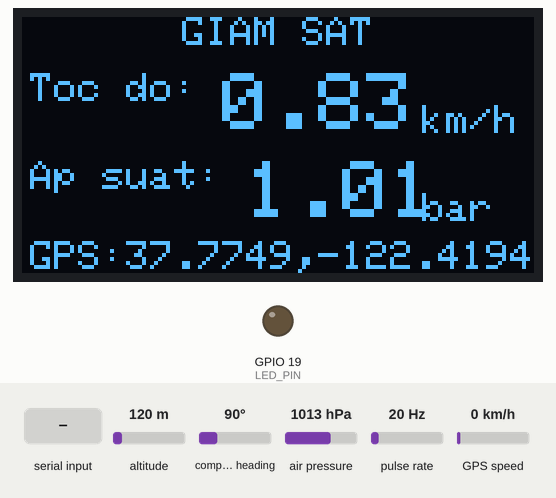
Bench run of a sketch on a simulated ESP32. Parts: 128×64 one-colour display, output pins drawn as LEDs (lit = HIGH). Wiring (inferred from the names in the program): pulse sensor: data GPIO 34. The test bench sets the inputs (shaded band); at power-on: air pressure 1013 hPa, altitude 120 m, compass heading 90°, pulse rate 20 Hz, GPS speed 0 km/h. WiFi joins after 1.5 s; servers stay silent unless stated; the GPS gets a fix after 3 s at 37.7749, -122.4194 with 8 satellites; what the sketch prints to the serial monitor is not drawn.

Above: at 3.6 s.
3.7 s: air pressure set to 1001 hPa
At 5.2 s:
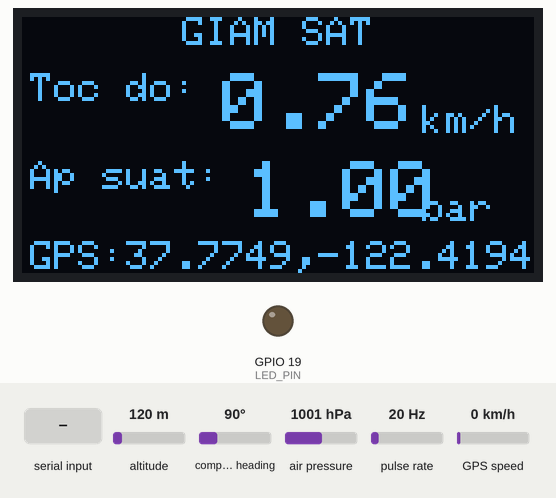
7.8 s: air pressure set to 997 hPa
At 8.57 s:
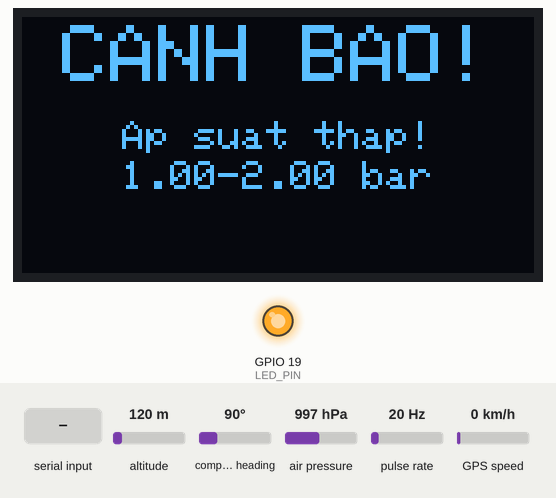
10.2 s: air pressure set to 1025 hPa
At 10.6 s:
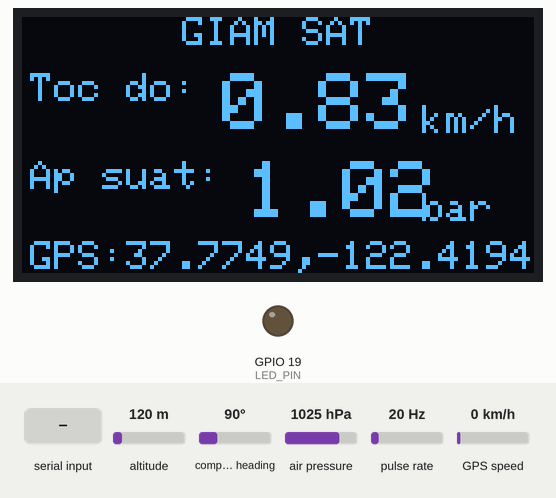
12.2 s: "90 45\n" received over Serial
At 12.7 s:
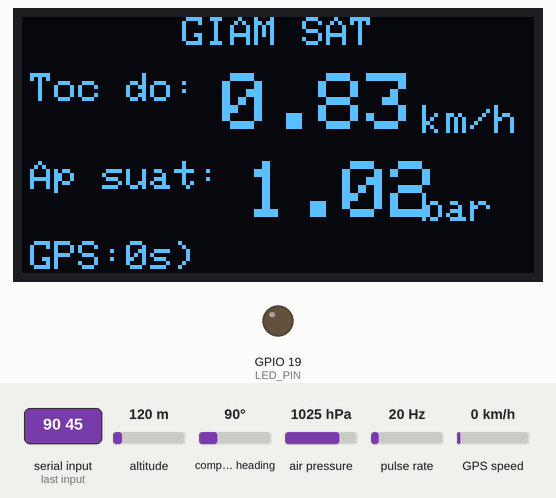
Timing chart, 0 to 15.2 s (numbered marks = the images above; inputs shaded):
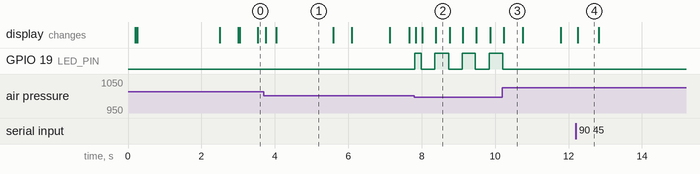

The sketch:

main3.ino
```cpp
// demo thực tế

#include <Arduino.h>
#include <Wire.h>
#include <WiFi.h>
#include <ArduinoJson.h>
#include <WebSocketsClient.h>
#include <Adafruit_GFX.h>
#include <Adafruit_SSD1306.h>

#include <Adafruit_BMP085.h>   // BMP180 compatible
#include <Adafruit_Sensor.h>
#include <TinyGPSPlus.h>

// ================== WiFi / WebSocket ==================
const char* WIFI_SSID = "P4";          // <-- WiFi
const char* WIFI_PASS = "p45024ltm";   // <-- WiFi

// ws://<PC-IP>:3000/ws
const char* WS_HOST = "192.168.1.15";   // <-- IP PC chạy server
const uint16_t WS_PORT = 3000;
const char* WS_PATH = "/ws";

const char* LICENSE_PLATE = "72F-345.67";

// ================== OLED / LED ==================
#define LED_PIN 19
#define SCREEN_WIDTH 128
#define SCREEN_HEIGHT 64
#define OLED_RESET -1
Adafruit_SSD1306 display(SCREEN_WIDTH, SCREEN_HEIGHT, &Wire, OLED_RESET);

// ================== Encoder (GPIO34) ==================
// Ghi chú: GPIO34 input-only, không có pull-up nội -> cần kéo lên/kéo xuống ngoài nếu đầu ra encoder là dạng hở
#define ENC_PIN               34
#define PULSES_PER_REV        20        // <-- số xung/vòng theo encoder của bạn
#define SAMPLE_MS             500       // khoảng lấy mẫu tốc độ
#define MIN_PULSE_US          200       // lọc nhiễu biên
#define WHEEL_CIRCUMFERENCE_M 0.21f     // <-- chu vi bánh/đĩa (m)

volatile uint32_t encPulseCount = 0;
volatile uint32_t encLastPulseUs = 0;
void IRAM_ATTR onEncPulse() {
  uint32_t nowUs = micros();
  if (nowUs - encLastPulseUs >= MIN_PULSE_US) {
    encPulseCount++;
    encLastPulseUs = nowUs;
  }
}

// ================== BMP180 (I2C) ==================
Adafruit_BMP085 bmp;

// ================== GPS (UART2) ==================
#define GPS_RX 16   // ESP32 RX2  ← TX GPS
#define GPS_TX 17   // ESP32 TX2  → RX GPS
#define GPS_BAUD 9600
HardwareSerial SerialGPS(2);
TinyGPSPlus gps;

// ================== Trạng thái & ngưỡng ==================
WebSocketsClient ws;
bool wsConnected = false;

float speed_kmh    = 0.0f;   // từ encoder
float pressure_bar = 0.0f;   // từ BMP180

// Ngưỡng áp suất (cục bộ cho OLED/LED)
float PRESSURE_LIMIT_MIN = 1.00f;  // bar
float PRESSURE_LIMIT_MAX = 2.00f;  // bar

// GPS: current + last-fix
bool   gpsFix = false;          // có fix hiện tại?
double curLat = 0.0, curLng = 0.0;
double lastLat = 0.0, lastLng = 0.0;
unsigned long lastFixMs = 0;    // thời điểm có fix lần gần nhất (millis)

// ================== Toạ độ nhập tay qua Serial ==================
bool   manualCoord = false;
double manualLat   = 0.0;
double manualLng   = 0.0;

// Phản hồi server cho tốc độ
bool  srv_overMax = false;
bool  srv_underMin = false;
int   srv_limit_kmh = -1;
int   srv_min_kmh   = -1;
String srv_note;

const uint32_t SEND_INTERVAL_MS = 400;
uint32_t lastSendMs = 0;

const uint32_t BLINK_INTERVAL_MS = 350;
uint32_t lastBlinkMs = 0;
bool blinkOn = false;

// ================== Helpers hiển thị ==================
void drawCenteredText(const String &text, int16_t y, uint8_t textSize = 1) {
  int16_t x1, y1; uint16_t w, h;
  display.setTextSize(textSize);
  display.getTextBounds(text, 0, y, &x1, &y1, &w, &h);
  int16_t x = (SCREEN_WIDTH - (int16_t)w) / 2;
  display.setCursor(x, y);
  display.print(text);
}
void drawCenteredLines(const String lines[], uint8_t count, int16_t startY, uint8_t textSize = 1, uint8_t spacing = 10) {
  for (uint8_t i = 0; i < count; i++) drawCenteredText(lines[i], startY + i * spacing, textSize);
}
void updateBlink() {
  uint32_t now = millis();
  if (now - lastBlinkMs >= BLINK_INTERVAL_MS) { lastBlinkMs = now; blinkOn = !blinkOn; }
}

// ================== Màn hình ==================
void showNormal(bool showGpsLine = true) {
  display.clearDisplay();
  display.setTextColor(SSD1306_WHITE);
  drawCenteredText(F("GIAM SAT"), 0, 1);

  // Tốc độ
  display.setTextSize(1);
  display.setCursor(2, 14); display.print(F("Toc do: "));
  display.setTextSize(2);   display.print(speed_kmh, 2);
  display.setTextSize(1);   display.setCursor(100, 22); display.print(F("km/h"));

  // Áp suất
  display.setTextSize(1);
  display.setCursor(2, 36); display.print(F("Ap suat: "));
  display.setTextSize(2);   display.print(pressure_bar, 2);
  display.setTextSize(1);   display.setCursor(100, 44); display.print(F("bar"));

  // GPS dòng trạng thái
  if (showGpsLine) {
    display.setTextSize(1);
    display.setCursor(2, 56);
    if (gpsFix) {
      display.print(F("GPS:"));
      display.print(curLat, 4);
      display.print(",");
      display.print(curLng, 4);
    } else {
      unsigned long age = (millis() - lastFixMs) / 1000;
      display.print(F("GPS:"));
      display.print(age);
      display.print(F("s)"));
    }
  }

  display.display();
}

void showAlert() {
  bool pressHigh = (pressure_bar > PRESSURE_LIMIT_MAX);
  bool pressLow  = (pressure_bar < PRESSURE_LIMIT_MIN);
  bool spdAlert  = (srv_overMax || srv_underMin);
  bool prsAlert  = (pressHigh || pressLow);

  display.clearDisplay();

  if (blinkOn) {
    display.setTextColor(SSD1306_WHITE);
    drawCenteredText(F("CANH BAO!"), 2, 2);
  }

  String lines[6];
  uint8_t n = 0;

  if (prsAlert && !spdAlert) {
    if (pressHigh) lines[n++] = "Ap suat cao!";
    if (pressLow)  lines[n++] = "Ap suat thap!";
    lines[n++] = String(PRESSURE_LIMIT_MIN,2) + "-" + String(PRESSURE_LIMIT_MAX,2) + " bar";
  }
  else if (spdAlert && !prsAlert) {
    if (srv_overMax)  lines[n++] = "Qua toc do!";
    if (srv_underMin) lines[n++] = "Toc do thap!";
    if (srv_limit_kmh >= 0) lines[n++] = String("Max: ") + srv_limit_kmh + " km/h";
  }
  else if (spdAlert && prsAlert) {
    if (srv_overMax)  lines[n++] = "Qua toc do!";
    if (srv_underMin) lines[n++] = "Toc do thap!";
    if (srv_limit_kmh >= 0) lines[n++] = String("Max: ") + srv_limit_kmh + " km/h";
    if (pressHigh) lines[n++] = "Ap suat cao!";
    if (pressLow)  lines[n++] = "Ap suat thap!";
    lines[n++] = String(PRESSURE_LIMIT_MIN,2) + "-" + String(PRESSURE_LIMIT_MAX,2) + " bar";
  }
  else {
    lines[n++] = "Dang xu ly...";
  }

  display.setTextColor(SSD1306_WHITE);
  display.setTextSize(1);
  drawCenteredLines(lines, n, 26, 1, 10);
  display.display();
}

// ================== LED ==================
void updateLED() {
  bool pressHigh = (pressure_bar > PRESSURE_LIMIT_MAX);
  bool pressLow  = (pressure_bar < PRESSURE_LIMIT_MIN);
  bool alert = srv_overMax || srv_underMin || pressHigh || pressLow;
  digitalWrite(LED_PIN, (alert && blinkOn) ? HIGH : LOW);
}

// ================== WebSocket ==================
void handleWSMessage(const String& msg) {
  StaticJsonDocument<512> d;
  DeserializationError err = deserializeJson(d, msg);
  if (err) { Serial.print(F("[WS] JSON err: ")); Serial.println(err.c_str()); return; }
  if (d.containsKey("error")) { Serial.print(F("[WS] Error: ")); Serial.println((const char*)d["error"]); return; }
  if (d["type"] && String((const char*)d["type"]) != "compare_result") return;

  srv_limit_kmh = d["limitKmh"].isNull() ? -1 : (int)d["limitKmh"].as<int>();
  srv_min_kmh   = d["minKmh"].isNull() ? -1 : (int)d["minKmh"].as<int>();
  srv_overMax   = d["overMax"]  | false;
  srv_underMin  = d["underMin"] | false;
  srv_note      = d["note"]     | "";

  Serial.printf("[WS<-] limit=%d min=%d over=%d under=%d note=%s\n",
    srv_limit_kmh, srv_min_kmh, srv_overMax, srv_underMin, srv_note.c_str());
}

void onWSEvent(WStype_t type, uint8_t * payload, size_t length) {
  switch (type) {
    case WStype_CONNECTED:   wsConnected = true;  Serial.println(F("[WS] Connected")); break;
    case WStype_DISCONNECTED:wsConnected = false; Serial.println(F("[WS] Disconnected")); break;
    case WStype_TEXT: {
      String msg((char*)payload, length);
      handleWSMessage(msg);
      break;
    }
    case WStype_PING:  Serial.println(F("[WS] PING"));  break;
    case WStype_PONG:  Serial.println(F("[WS] PONG"));  break;
    default: break;
  }
}

void sendWS() {
  uint32_t now = millis();
  if (!wsConnected || (now - lastSendMs < SEND_INTERVAL_MS)) return;
  lastSendMs = now;

  double sendLat, sendLng;

  if (manualCoord) {
    // Ưu tiên toạ độ do bạn nhập từ Serial
    sendLat = manualLat;
    sendLng = manualLng;
  } else if (!gpsFix && lastFixMs == 0) {
    // demo: nếu chưa có gì cả thì dùng toạ độ cố định
    sendLat = 21.0278;
    sendLng = 105.8342;
  } else {
    sendLat = gpsFix ? curLat : lastLat;
    sendLng = gpsFix ? curLng : lastLng;
  }

  unsigned long fixAgeMs = (lastFixMs == 0) ? (unsigned long)UINT32_MAX : (millis() - lastFixMs);

  StaticJsonDocument<256> doc;
  doc["lat"] = sendLat;
  doc["lng"] = sendLng;
  doc["gpsFix"] = gpsFix;
  doc["fixAgeMs"] = fixAgeMs;
  doc["speedKmh"] = speed_kmh;
  doc["pressureBar"] = pressure_bar;
  doc["margin"] = 5;
  doc["licensePlate"] = LICENSE_PLATE;  // nếu bạn đã thêm biển số

  String out; serializeJson(doc, out);
  ws.sendTXT(out);
}


// ================== Đọc cảm biến ==================
void pollGPS() {
  while (SerialGPS.available()) gps.encode(SerialGPS.read());

  bool validLoc = gps.location.isValid();
  if (gps.location.isUpdated() && validLoc) {
    curLat = gps.location.lat();
    curLng = gps.location.lng();
    gpsFix = true;
    lastLat = curLat;
    lastLng = curLng;
    lastFixMs = millis();
  } else if (!validLoc) {
    gpsFix = false;
  }
}

bool readPressureBMP180(float &barOut) {
  // readPressure() trả Pa; trả 0 nếu lỗi
  int32_t Pa = bmp.readPressure();
  if (Pa <= 0) return false;
  barOut = Pa / 100000.0f; // Pa -> bar
  return true;
}

// ================== Nhập toạ độ & data từ Serial ==================
void handleSerialCoordinateInput() {
  if (!Serial.available()) return;

  static String line;
  while (Serial.available()) {
    char c = Serial.read();
    if (c == '\r') continue;

    if (c == '\n') {
      line.trim();
      if (line.length() > 0) {
        // Đổi dấu phẩy thành khoảng trắng để dễ tách
        line.replace(',', ' ');

        float vals[4];
        int count = 0;

        int idx = 0;
        while (idx < line.length() && count < 4) {
          int next = line.indexOf(' ', idx);
          if (next < 0) next = line.length();
          String token = line.substring(idx, next);
          token.trim();
          if (token.length() > 0) {
            vals[count++] = token.toFloat();
          }
          idx = next + 1;
        }

        // vals[0] = lat, vals[1] = lng, vals[2] = speed, vals[3] = pressure

        if (count >= 2) {
          double lat = vals[0];
          double lng = vals[1];

          // Không check quá chặt, chỉ tránh đều =0
          if (lat != 0.0 || lng != 0.0) {
            manualLat = lat;
            manualLng = lng;
            manualCoord = true;      // bật cờ dùng toạ độ nhập tay
            gpsFix = false;          // để dễ phân biệt trên OLED nếu muốn
            lastLat = lat;
            lastLng = lng;
            lastFixMs = millis();

            Serial.print(F("[SER] Manual coord set: "));
            Serial.print(lat, 6);
            Serial.print(F(", "));
            Serial.println(lng, 6);
          } else {
            Serial.println(F("[SER] Invalid coord (both 0)"));
          }
        }

        if (count >= 3) {
          speed_kmh = vals[2];
          Serial.print(F("[SER] Manual speed_kmh = "));
          Serial.println(speed_kmh, 2);
        }

        if (count >= 4) {
          pressure_bar = vals[3];
          Serial.print(F("[SER] Manual pressure_bar = "));
          Serial.println(pressure_bar, 2);
        }
      }
      line = "";
    } else {
      // giới hạn độ dài dòng tránh tràn
      if (line.length() < 80) line += c;
    }
  }
}


// ================== Setup / loop ==================
void setup() {
  Serial.begin(115200); delay(200);
  pinMode(LED_PIN, OUTPUT); digitalWrite(LED_PIN, LOW);

  // I2C (OLED + BMP180)
  Wire.begin(21, 22);  // SDA=21, SCL=22

  // OLED
  if (!display.begin(SSD1306_SWITCHCAPVCC, 0x3C)) {
    Serial.println(F("[ERR] OLED not found (0x3C)!"));
    for(;;);
  }
  display.clearDisplay(); display.setTextSize(2); display.setTextColor(SSD1306_WHITE);
  drawCenteredText(F("Starting"), 22, 2); display.display(); delay(600);

  // BMP180
  if (!bmp.begin()) {
    Serial.println(F("[ERR] BMP180 not found (0x77)!"));
  } else {
    Serial.println(F("[BMP180] OK"));
  }

  // GPS UART2
  SerialGPS.begin(GPS_BAUD, SERIAL_8N1, GPS_RX, GPS_TX);
  Serial.println(F("[GPS] UART2 started"));

  // WiFi
  WiFi.mode(WIFI_STA);
  WiFi.begin(WIFI_SSID, WIFI_PASS);
  Serial.print("[WiFi] Connecting");
  uint32_t t0 = millis();
  while (WiFi.status() != WL_CONNECTED && millis() - t0 < 12000) { delay(400); Serial.print("."); }
  Serial.println();
  if (WiFi.status() == WL_CONNECTED) { Serial.print("[WiFi] "); Serial.println(WiFi.localIP()); }
  else { Serial.println("[WiFi] Offline."); }

  // WebSocket
  ws.onEvent(onWSEvent);
  ws.begin(WS_HOST, WS_PORT, WS_PATH);
  ws.setReconnectInterval(2000);
  ws.enableHeartbeat(15000, 3000, 2);

  // Encoder
  pinMode(ENC_PIN, INPUT); // cần phần cứng kéo lên/kéo xuống phù hợp
  attachInterrupt(digitalPinToInterrupt(ENC_PIN), onEncPulse, RISING);
}

void loop() {
  // 1) Nhấp nháy + WS
  updateBlink();
  ws.loop();

  // 2) Cập nhật GPS + BMP180
  pollGPS();

  // CHỈ đọc cảm biến áp suất thật nếu KHÔNG nhập tay
  if (!manualCoord) {
    float pbar;
    if (readPressureBMP180(pbar)) {
      pressure_bar = pbar;
    }
  }

  // 3) Tính tốc độ từ encoder mỗi SAMPLE_MS
  static uint32_t lastCalcMs = 0;
  uint32_t nowMs = millis();
  if (nowMs - lastCalcMs >= SAMPLE_MS) {
    lastCalcMs = nowMs;

    // CHỈ tính tốc độ encoder nếu KHÔNG nhập tay
    if (!manualCoord) {
      noInterrupts();
      uint32_t pulses = encPulseCount;
      encPulseCount = 0;
      interrupts();

      float revolutions = (float)pulses / (float)PULSES_PER_REV;
      float rps = revolutions * (1000.0f / (float)SAMPLE_MS);
      float v_mps = rps * WHEEL_CIRCUMFERENCE_M;
      speed_kmh = v_mps * 3.6f;

      Serial.printf("[ENC] Real: %.2f km/h | Press: %.2f bar\n", speed_kmh, pressure_bar);
    } else {
      // (Tuỳ chọn) In ra log nhắc nhở đang ở chế độ Manual
      // Serial.printf("[MANUAL] Sim: %.2f km/h | Press: %.2f bar\n", speed_kmh, pressure_bar);
    }
  }

  handleSerialCoordinateInput();

  // 4) Gửi WS
  sendWS();

  // 5) Hiển thị + LED
  bool pressHigh = (pressure_bar > PRESSURE_LIMIT_MAX); // > 2.0 bar
  bool pressLow  = (pressure_bar < PRESSURE_LIMIT_MIN); // < 1.0 bar
  bool anyAlert  = srv_overMax || srv_underMin || pressHigh || pressLow;

  updateLED();
  if (anyAlert) showAlert(); else showNormal(true);

  delay(10);
}
```

Measured:
- the behaviour switches between 1000 and 999 hPa on air pressure (found by bisection; images 1 and 2)
- after the input at 3.7 s, the display: first changes after 0.05 s (image 1 shows a later state)
- after the input at 7.8 s, GPIO 19 (LED_PIN): LOW → HIGH at once, then repeats every 0.74 s: LOW 0.36 s, HIGH 0.38 s; the display: changes at once (image 2)
- after the input at 10.2 s, GPIO 19 (LED_PIN): goes on until 10.2 s, then stays LOW; the display: changes at once (image 3)
- after the input at 12.2 s, the display: changes after 0.06 s (image 4)
- what the display in image 1 shows lasts 1.6 s, from 4.0 s to 5.6 s
- what the display in image 3 shows lasts 0.6 s, from 10.2 s to 10.8 s
